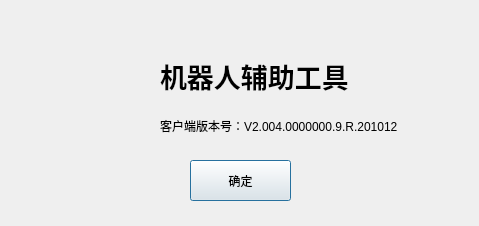
<?xml version="1.0" encoding="UTF-8"?>
<ui version="4.0">
 <class>versionDlg</class>
 <widget class="QDialog" name="versionDlg">
  <property name="geometry">
   <rect>
    <x>0</x>
    <y>0</y>
    <width>479</width>
    <height>226</height>
   </rect>
  </property>
  <property name="windowTitle">
   <string>版本信息</string>
  </property>
  <widget class="QLabel" name="label">
   <property name="geometry">
    <rect>
     <x>50</x>
     <y>70</y>
     <width>61</width>
     <height>61</height>
    </rect>
   </property>
   <property name="styleSheet">
    <string notr="true">border-image: url(:/image/AppT.ico);</string>
   </property>
   <property name="text">
    <string/>
   </property>
  </widget>
  <widget class="QLabel" name="label_2">
   <property name="geometry">
    <rect>
     <x>160</x>
     <y>60</y>
     <width>241</width>
     <height>31</height>
    </rect>
   </property>
   <property name="font">
    <font>
     <pointsize>20</pointsize>
     <weight>75</weight>
     <bold>true</bold>
    </font>
   </property>
   <property name="text">
    <string>机器人辅助工具</string>
   </property>
  </widget>
  <widget class="QLabel" name="label_3">
   <property name="geometry">
    <rect>
     <x>160</x>
     <y>110</y>
     <width>281</width>
     <height>31</height>
    </rect>
   </property>
   <property name="text">
    <string>客户端版本号：V2.004.0000000.9.R.201012</string>
   </property>
  </widget>
  <widget class="QPushButton" name="btn_Ok">
   <property name="geometry">
    <rect>
     <x>190</x>
     <y>160</y>
     <width>101</width>
     <height>41</height>
    </rect>
   </property>
   <property name="text">
    <string>确定</string>
   </property>
  </widget>
 </widget>
 <resources/>
 <connections/>
</ui>
